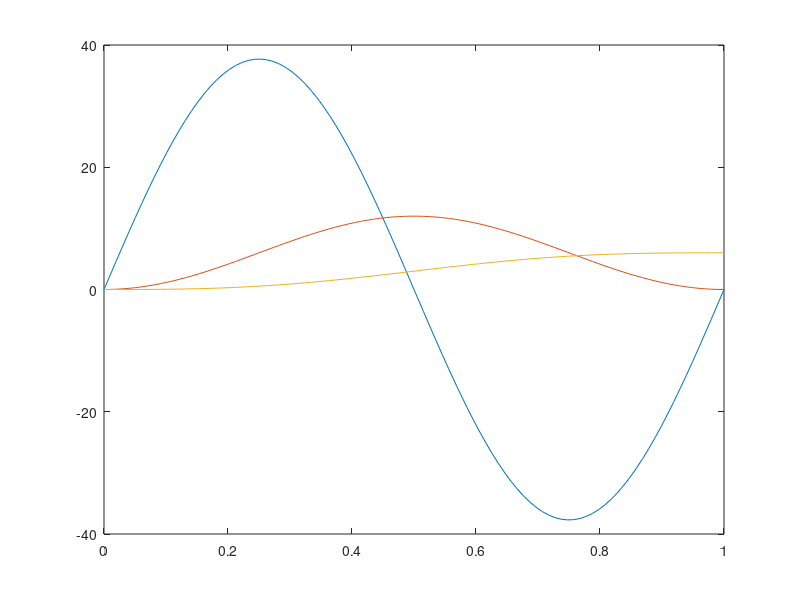

MATLAB code for this plot:
%% Create Sinusodial Tilt Profiles for Observer
close all;
%% User input
%% run different frequencies (get some high ones)
%% run some sinusodial translations, run some combos.
frequency = 1; %frequency of tilt in Hz (this also defines the time taken)
displacement = 6; %total degrees at end of motion
simFrequency = 100;
lightCond = 'lightsOnHalf';
%lightCond = 'lightsOffHalf';
%lightCond = 'default'; %(lights on)
filename=['TiltProfile_',num2str(displacement),'d_',num2str(frequency),'Hz_',lightCond,'.xls'];

%% Constant Calculations
totalTime = 1/frequency; %time in seconds
timeConstant = 2*pi/totalTime; %normalizing constant
time = linspace(0, totalTime, totalTime*simFrequency); %time vector
magnitudeConstant = displacement/(totalTime/timeConstant - sin(totalTime*timeConstant)/timeConstant/timeConstant); %normalizing constant

%% Compute p, v and a
angularAccelerationX = sin(time*timeConstant)*magnitudeConstant;
angularVelocityX = (1/timeConstant - cos(time*timeConstant)/timeConstant)*magnitudeConstant;
angularPositionX = (time/timeConstant - sin(time*timeConstant)/timeConstant/timeConstant)*magnitudeConstant;

%% plot
plot(time, angularAccelerationX);
hold on;
plot(time, angularVelocityX);
plot(time, angularPositionX);

%% Write to xlsx that Observer can read
currentFolder = 'C:\Users\jammie\Downloads\ObserverFinal';

% set up what senses are 'on'
g_zvis = ones(1,length(time))*-1;
angularVelocityXvisual = angularVelocityX;
POS_on = ones(1,length(time));
VEL_on = ones(1,length(time));
ANGVEL_on = ones(1,length(time));
g_on = ones(1,length(time));

if strcmp(lightCond, 'lightsOffHalf')
    POS_on(floor(length(time)/2)+1:end) = zeros(1,ceil(length(time)/2));
    VEL_on(floor(length(time)/2)+1:end) = zeros(1,ceil(length(time)/2));
    ANGVEL_on(floor(length(time)/2)+1:end) = zeros(1,ceil(length(time)/2));
    g_on(floor(length(time)/2)+1:end) = zeros(1,ceil(length(time)/2));
end

if strcmp(lightCond, 'lightsOnHalf')
    POS_on(1:floor(length(time)/2)) = zeros(1,floor(length(time)/2));
    VEL_on(1:floor(length(time)/2)) = zeros(1,floor(length(time)/2));
    ANGVEL_on(1:floor(length(time)/2)) = zeros(1,floor(length(time)/2));
    g_on(1:floor(length(time)/2)) = zeros(1,floor(length(time)/2));
end

% Observer is set up to take 24 columns of input data.
writeToXlsx = time';
columnHeaders = {
   'time';
   'xvest';
   'yvest';
   'zvest';
   'angularVelocityX'; %in x
   'wyvest';
   'wzvest';
   'xvis';
   'yvis';
   'zvis';
   'xdotvis';
   'ydotvis';
   'zdotvis';
   'angularVelocityXvisual';
   'wyvis';
   'wzvis';
   'g_xvis';
   'g_yvis';
   'g_zvis';
   'g';
   'POS_on';
   'VEL_on';
   'ANGVEL_on';
   'g_on'};

% set up write array

for i = 2:24
    try write = eval(columnHeaders{i})';
        writeToXlsx = [writeToXlsx,write];
    catch
        writeToXlsx = [writeToXlsx, zeros(length(time),1)];
    end
end

% write column headers
xlswrite([pwd,'\',filename], columnHeaders, 'Sheet1', 'A1');
% write array
xlswrite([pwd,'\',filename], writeToXlsx, 'Sheet1', 'A2');